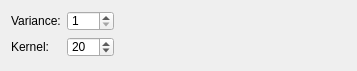
       <widget class="QWidget" name="Seite" >
        <property name="geometry" >
         <rect>
          <x>0</x>
          <y>0</y>
          <width>357</width>
          <height>71</height>
         </rect>
        </property>
        <attribute name="title" >
         <string>Gaussian</string>
        </attribute>
        <layout class="QGridLayout" name="gridLayout_5" >
         <item row="0" column="0" >
          <widget class="QLabel" name="label_22" >
           <property name="text" >
            <string>Variance:</string>
           </property>
           <property name="buddy" >
            <cstring>spinBox_FilterGaussianVariance</cstring>
           </property>
          </widget>
         </item>
         <item row="0" column="1" >
          <widget class="QSpinBox" name="spinBox_FilterGaussianVariance" >
           <property name="minimumSize" >
            <size>
             <width>0</width>
             <height>20</height>
            </size>
           </property>
           <property name="minimum" >
            <number>1</number>
           </property>
           <property name="value" >
            <number>1</number>
           </property>
          </widget>
         </item>
         <item row="1" column="0" >
          <widget class="QLabel" name="label_24" >
           <property name="text" >
            <string>Kernel:</string>
           </property>
           <property name="buddy" >
            <cstring>spinBox_FilterGaussianKernel</cstring>
           </property>
          </widget>
         </item>
         <item row="1" column="1" >
          <widget class="QSpinBox" name="spinBox_FilterGaussianKernel" >
           <property name="minimumSize" >
            <size>
             <width>0</width>
             <height>20</height>
            </size>
           </property>
           <property name="minimum" >
            <number>1</number>
           </property>
           <property name="maximum" >
            <number>200</number>
           </property>
           <property name="value" >
            <number>20</number>
           </property>
          </widget>
         </item>
         <item row="1" column="2" >
          <spacer name="horizontalSpacer_2" >
           <property name="orientation" >
            <enum>Qt::Horizontal</enum>
           </property>
           <property name="sizeHint" stdset="0" >
            <size>
             <width>40</width>
             <height>20</height>
            </size>
           </property>
          </spacer>
         </item>
         <item row="2" column="1" >
          <spacer name="verticalSpacer_5" >
           <property name="orientation" >
            <enum>Qt::Vertical</enum>
           </property>
           <property name="sizeHint" stdset="0" >
            <size>
             <width>20</width>
             <height>40</height>
            </size>
           </property>
          </spacer>
         </item>
        </layout>
       </widget>
